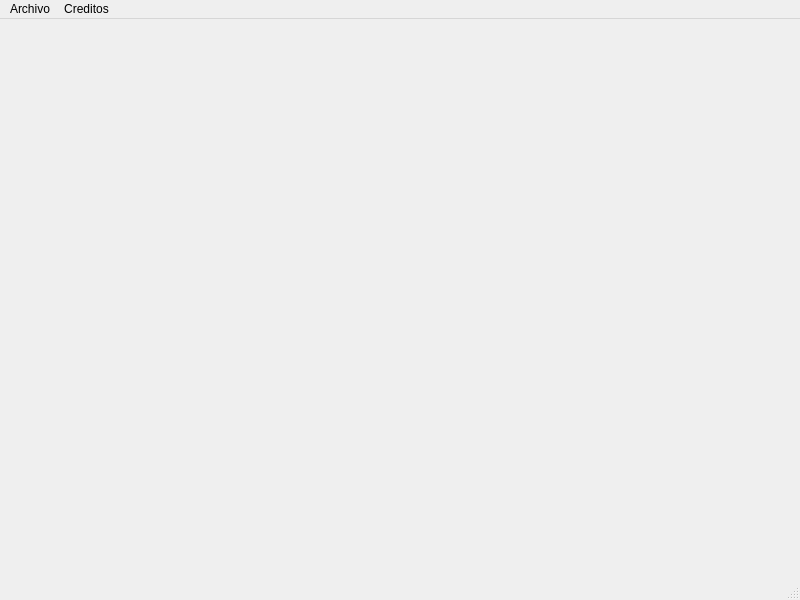
<?xml version="1.0" encoding="UTF-8"?>
<ui version="4.0">
 <class>main</class>
 <widget class="QMainWindow" name="main">
  <property name="geometry">
   <rect>
    <x>0</x>
    <y>0</y>
    <width>800</width>
    <height>600</height>
   </rect>
  </property>
  <property name="windowTitle">
   <string>Transferencias</string>
  </property>
  <widget class="QWidget" name="centralwidget"/>
  <widget class="QMenuBar" name="menubar">
   <property name="geometry">
    <rect>
     <x>0</x>
     <y>0</y>
     <width>800</width>
     <height>21</height>
    </rect>
   </property>
   <widget class="QMenu" name="menuArchivo">
    <property name="title">
     <string>Archivo</string>
    </property>
    <addaction name="actionRegisTrans"/>
    <addaction name="actionReporTrans"/>
    <addaction name="actionHistorialTrans"/>
   </widget>
   <widget class="QMenu" name="menuCreditos">
    <property name="title">
     <string>Creditos</string>
    </property>
    <addaction name="actionDesarrollador"/>
   </widget>
   <addaction name="menuArchivo"/>
   <addaction name="menuCreditos"/>
  </widget>
  <widget class="QStatusBar" name="statusbar"/>
  <action name="actionDesarrollador">
   <property name="text">
    <string>Desarrollador</string>
   </property>
  </action>
  <action name="actionRegisTrans">
   <property name="text">
    <string>Registrar Transferencia</string>
   </property>
   <property name="shortcut">
    <string>Ctrl+R</string>
   </property>
  </action>
  <action name="actionReporTrans">
   <property name="text">
    <string>Reportar Transferencia</string>
   </property>
   <property name="shortcut">
    <string>Ctrl+T</string>
   </property>
  </action>
  <action name="actionHistorialTrans">
   <property name="text">
    <string>Historial Transferencias</string>
   </property>
   <property name="shortcut">
    <string>Ctrl+B</string>
   </property>
  </action>
 </widget>
 <resources/>
 <connections/>
</ui>
